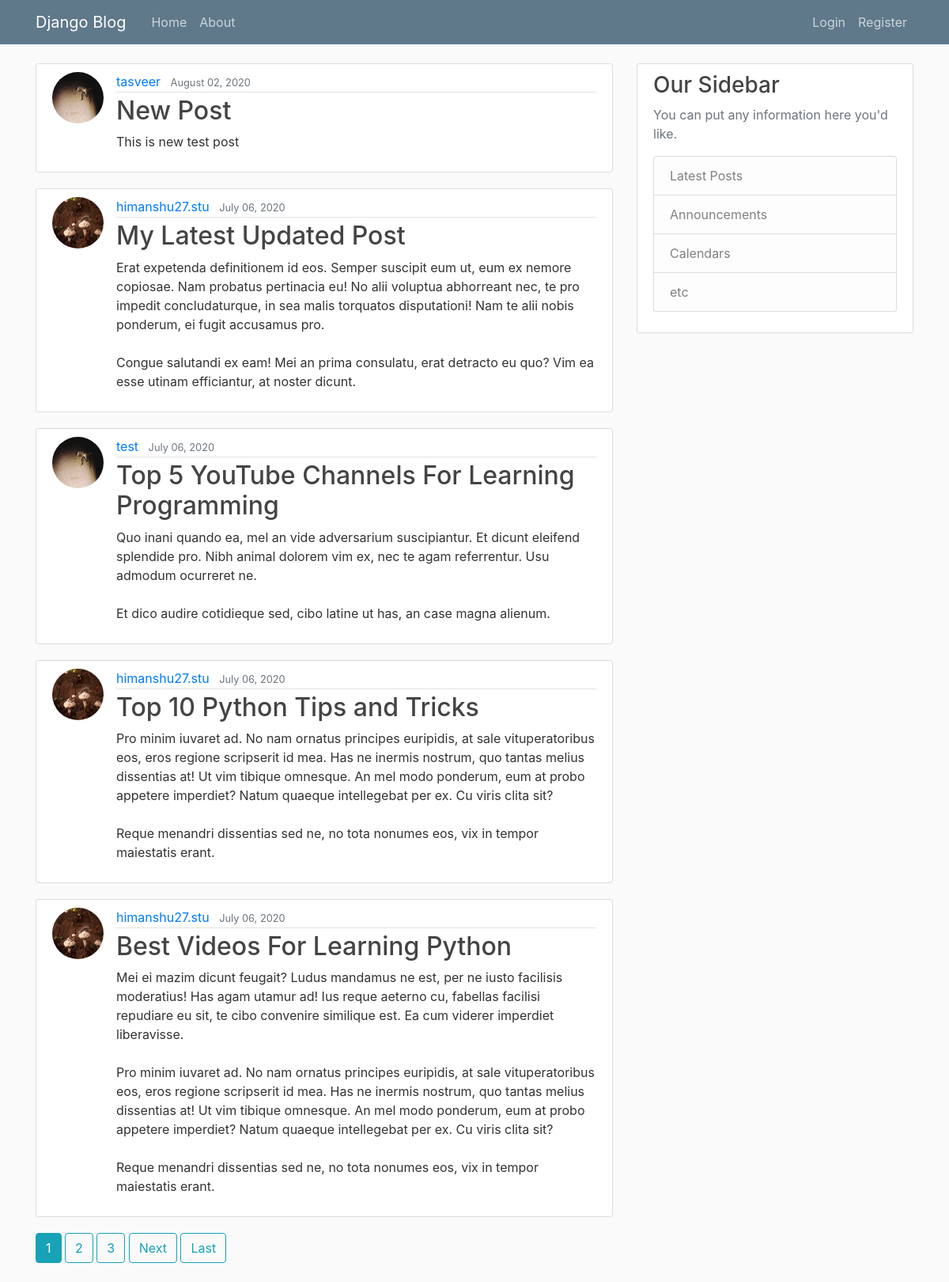
The page / on the database its author committed.
### blog/models.py (models this page shows, shortened)
class Post(models.Model):
	title = models.CharField(max_length=100, unique=True)
	content = models.TextField()
	date_posted = models.DateTimeField(default=timezone.now)
	author = models.ForeignKey(User, on_delete=models.CASCADE)

### users/models.py (models this page shows, shortened)
class Profile(models.Model):
	user = models.OneToOneField(User, on_delete=models.CASCADE)
	image = models.ImageField(default='default.jpg', upload_to='profile_pics')

### blog/views.py (the view)
# urls.py: path('', PostListView.as_view(), name='blog-home'),
class PostListView(ListView):                     #Class Based View(List)
	model = Post
	template_name = 'blog/home.html'   #<app>/<model>_<view_type>.html   --> acc to django Convenction
	context_object_name = 'posts'
	ordering = ['-date_posted']
	paginate_by = 5

### blog/templates/blog/home.html (shortened to what this page needs)
{% extends "blog/base.html" %}
{% block content %}
    {% for post in posts %}
        <article class="media content-section">
          <img class="rounded-circle article-img" src="{{ post.author.profile.image.url }}">
          <div class="media-body">
            <div class="article-metadata">
              <a class="mr-2" href="{% url 'user-posts' post.author.username %}">{{ post.author }}</a>
              <small class="text-muted">{{ post.date_posted|date:"F d, Y" }}</small>
            </div>
            <h2><a class="article-title" href="{% url 'post-detail' post.id %}">{{ post.title }}</a></h2>
            <p class="article-content">{{ post.content }}</p>
          </div>
        </article>
    {% endfor %}
    {% if is_paginated %}
      {% for num in page_obj.paginator.page_range %}
        {% if page_obj.number == num %}
          <a class="btn btn-info mb-4" href="?page={{ num }}">{{ num }}</a>
        {% elif num > page_obj.number|add:'-3' and num < page_obj.number|add:'3' %}
          <a class="btn btn-outline-info mb-4" href="?page={{ num }}">{{ num }}</a>
        {% endif %}
      {% endfor %}
      {% if page_obj.has_next %}
        <a class="btn btn-outline-info mb-4" href="?page={{ page_obj.next_page_number }}">Next</a>
        <a class="btn btn-outline-info mb-4" href="?page={{ page_obj.paginator.num_pages }}">Last</a>
      {% endif %}
    {% endif %}
{% endblock content %}

### blog/templates/blog/base.html (shortened to what this page needs)
{% load static %}
<!DOCTYPE html>
<html>
<head>
    <link rel="stylesheet" href="https://maxcdn.bootstrapcdn.com/bootstrap/4.0.0/css/bootstrap.min.css">
    <link rel="stylesheet" type="text/css" href="{% static 'blog/main.css' %}">
</head>
<body>
    <header class="site-header">
      <nav class="navbar navbar-expand-md navbar-dark bg-steel fixed-top">
        <div class="container">
          <a class="navbar-brand mr-4" href="{% url 'blog-home' %}">Django Blog</a>
          <div class="collapse navbar-collapse" id="navbarToggle">
            <div class="navbar-nav mr-auto">
              <a class="nav-item nav-link" href="{% url 'blog-home' %}">Home</a>
              <a class="nav-item nav-link" href="{% url 'blog-about' %}">About</a>
            </div>
            {% if user.is_authenticated %}
              <div class="navbar-nav">
                <a class="nav-item nav-link" href="{% url 'post-create' %}">Create a Post</a>
                <a class="nav-item nav-link" href="{% url 'profile' %}">{{ user.username }}</a>
                <a class="nav-item nav-link" href="{% url 'logout' %}">Logout</a>
              </div>
            {% else %}
              <div class="navbar-nav">
                <a class="nav-item nav-link" href="{% url 'login' %}">Login</a>
                <a class="nav-item nav-link" href="{% url 'register' %}">Register</a>
              </div>
            {% endif %}
          </div>
        </div>
      </nav>
    </header>
    <main role="main" class="container">
      <div class="row">
        <div class="col-md-8">
          {% block content %}{% endblock %}
        </div>
        <div class="col-md-4">
          <div class="content-section">
            <h3>Our Sidebar</h3>
            <p class='text-muted'>You can put any information here you'd like.
              <ul class="list-group">
                <li class="list-group-item list-group-item-light">Latest Posts</li>
                <li class="list-group-item list-group-item-light">Announcements</li>
                <li class="list-group-item list-group-item-light">Calendars</li>
                <li class="list-group-item list-group-item-light">etc</li>
              </ul>
            </p>
          </div>
        </div>
      </div>
    </main>
</body>
</html>

### blog/static/blog/main.css (style rules this page uses)
body { background: #fafafa; color: #333333; margin-top: 5rem; }
h1, h2, h3, h4, h5, h6 { color: #444444; }
ul { margin: 0; }
.bg-steel { background-color: #5f788a; }
.site-header .navbar-nav .nav-link { color: #cbd5db; }
.content-section { background: #ffffff; padding: 10px 20px; border: 1px solid #dddddd; border-radius: 3px; margin-bottom: 20px; }
.article-title { color: #444444; }
.article-content { white-space: pre-line; }
.article-img { height: 65px; width: 65px; margin-right: 16px; }
.article-metadata { padding-bottom: 1px; margin-bottom: 4px; border-bottom: 1px solid #e3e3e3 }

### rows shown on the page
Post: author.profile.image (placeholder picture), author "tasveer", date_posted "August 02, 2020", title "New Post", content "This is new test post"
Post: author.profile.image (picture), author "himanshu27.stu", date_posted "July 06, 2020", title "My Latest Updated Post", content "Erat expetenda definitionem id eos. Semper suscipit eum ut, eum ex nemore copiosae. Nam probatus pertinacia eu! No alii voluptua abhorreant nec, te pro impedit concludaturque, in sea malis torquatos disputationi! Nam te alii nobis ponderum, ei fugit accusamus pro. Congue salutandi ex eam! Mei an prima consulatu, erat detracto eu quo? Vim ea esse utinam efficiantur, at noster dicunt."
Post: author.profile.image (placeholder picture), author "test", date_posted "July 06, 2020", title "Top 5 YouTube Channels For Learning Programming", content "Quo inani quando ea, mel an vide adversarium suscipiantur. Et dicunt eleifend splendide pro. Nibh animal dolorem vim ex, nec te agam referrentur. Usu admodum ocurreret ne. Et dico audire cotidieque sed, cibo latine ut has, an case magna alienum."
Post: author.profile.image (picture), author "himanshu27.stu", date_posted "July 06, 2020", title "Top 10 Python Tips and Tricks", content "Pro minim iuvaret ad. No nam ornatus principes euripidis, at sale vituperatoribus eos, eros regione scripserit id mea. Has ne inermis nostrum, quo tantas melius dissentias at! Ut vim tibique omnesque. An mel modo ponderum, eum at probo appetere imperdiet? Natum quaeque intellegebat per ex. Cu viris clita sit? Reque menandri dissentias sed ne, no tota nonumes eos, vix in tempor maiestatis erant."
Post: author.profile.image (picture), author "himanshu27.stu", date_posted "July 06, 2020", title "Best Videos For Learning Python", content "Mei ei mazim dicunt feugait? Ludus mandamus ne est, per ne iusto facilisis moderatius! Has agam utamur ad! Ius reque aeterno cu, fabellas facilisi repudiare eu sit, te cibo convenire similique est. Ea cum viderer imperdiet liberavisse. Pro minim iuvaret ad. No nam ornatus principes euripidis, at sale vituperatoribus eos, eros regione scripserit id mea. Has ne inermis nostrum, quo tantas melius dissentias at! Ut vim tibique omnesque. An mel modo ponderum, eum at probo appetere imperdiet? Natum quaeque intellegebat per ex. Cu viris clita sit? Reque menandri dissentias sed ne, no tota nonumes eos, vix in tempor maiestatis erant."

### other values the page prints
{{ num }} "1"
{{ num }} "2" "3"
